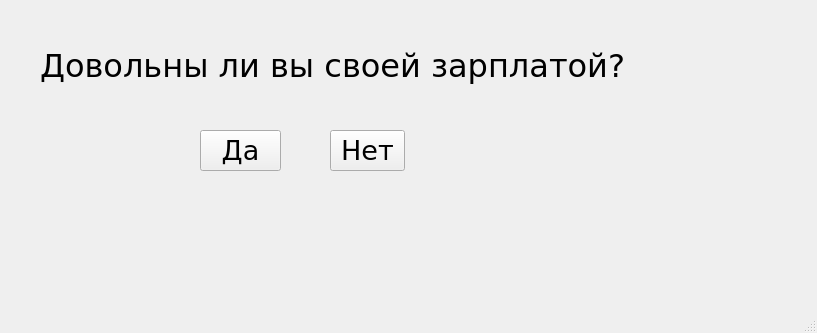
<?xml version="1.0" encoding="UTF-8"?>
<ui version="4.0">
 <class>MainWindow</class>
 <widget class="QMainWindow" name="MainWindow">
  <property name="geometry">
   <rect>
    <x>0</x>
    <y>0</y>
    <width>817</width>
    <height>333</height>
   </rect>
  </property>
  <property name="windowTitle">
   <string>MainWindow</string>
  </property>
  <widget class="QWidget" name="centralWidget">
   <widget class="QLabel" name="label">
    <property name="geometry">
     <rect>
      <x>40</x>
      <y>40</y>
      <width>611</width>
      <height>51</height>
     </rect>
    </property>
    <property name="sizePolicy">
     <sizepolicy hsizetype="Expanding" vsizetype="Expanding">
      <horstretch>0</horstretch>
      <verstretch>0</verstretch>
     </sizepolicy>
    </property>
    <property name="font">
     <font>
      <family>Verdana</family>
      <pointsize>24</pointsize>
     </font>
    </property>
    <property name="text">
     <string>Довольны ли вы своей зарплатой?</string>
    </property>
    <property name="scaledContents">
     <bool>false</bool>
    </property>
    <property name="alignment">
     <set>Qt::AlignLeading|Qt::AlignLeft|Qt::AlignVCenter</set>
    </property>
   </widget>
   <widget class="QPushButton" name="yesButton">
    <property name="geometry">
     <rect>
      <x>200</x>
      <y>130</y>
      <width>81</width>
      <height>41</height>
     </rect>
    </property>
    <property name="font">
     <font>
      <family>Verdana</family>
      <pointsize>20</pointsize>
     </font>
    </property>
    <property name="text">
     <string>Да</string>
    </property>
   </widget>
   <widget class="QPushButton" name="noButton">
    <property name="geometry">
     <rect>
      <x>330</x>
      <y>130</y>
      <width>75</width>
      <height>41</height>
     </rect>
    </property>
    <property name="font">
     <font>
      <family>Verdana</family>
      <pointsize>20</pointsize>
     </font>
    </property>
    <property name="text">
     <string>Нет</string>
    </property>
   </widget>
  </widget>
  <widget class="QStatusBar" name="statusBar"/>
 </widget>
 <layoutdefault spacing="6" margin="11"/>
 <resources/>
 <connections/>
</ui>
